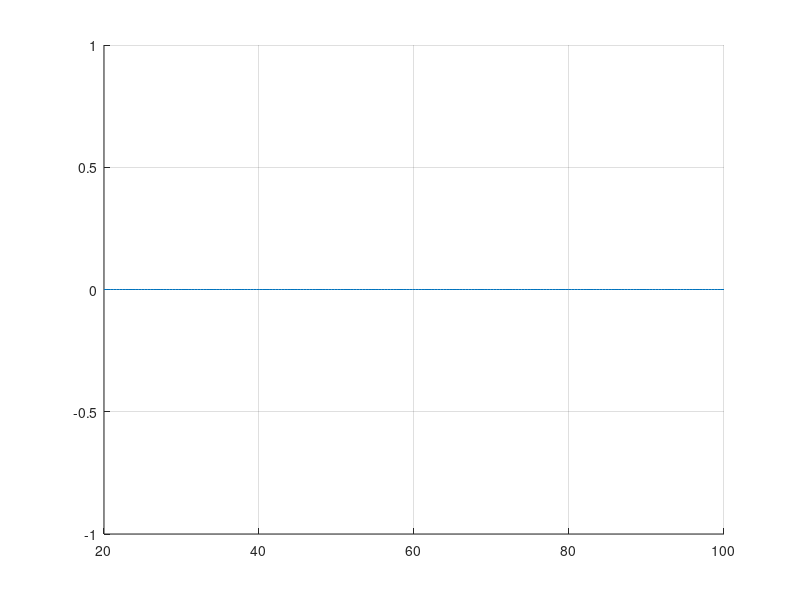

The MATLAB script that drew this image: (Note: this script raises an error after producing the figure.)
fun = @(x) sqrt(x);

q=integral(fun,20,100);

x=linspace(20,100,200);
%plot(x,fun1(x),'b') 

hold on
grid on;
plot(x,zeros(size(x)))
%pgon = polyshape([0 0 1 3], [0 3 3 5]);
%plot(pgon)

ax = gca;
ax.XAxisLocation = 'origin';
ax.YAxisLocation = 'origin';
area(x,fun(x))
colororder('b')
plot(x,fun(x),'b');


a = polyshape([20 20 100 100],[0 fun(20) fun(100) 0]);
plot(a)
colororder('g')


hold off